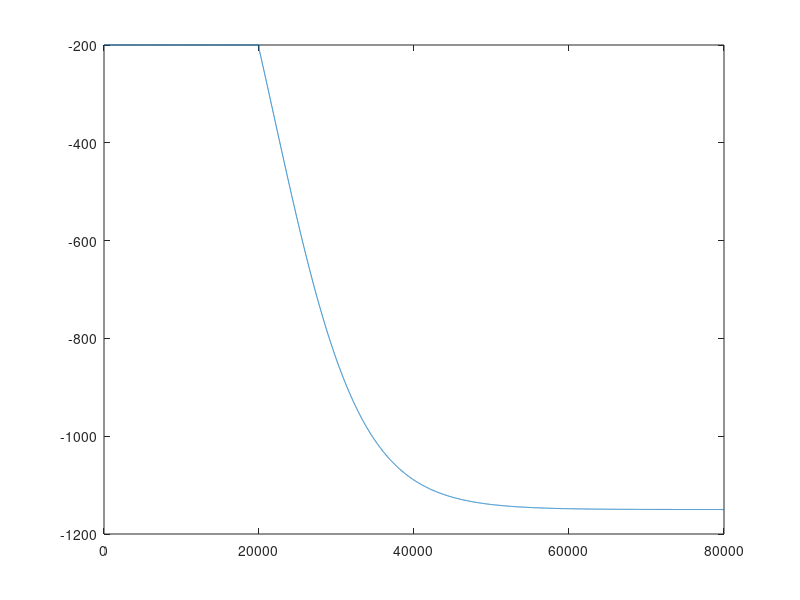

This chart was generated by the following MATLAB code:
clear all;
close all;
clc


X=0:10:80000;
Bathymetry=nan(size(X,2),1);
ABath = 800;
BBath = 0.0009;
CBath = 22000;
DBath = 350;
for i=1:size(X,2)
    if(X(i)>20000)
        Bathymetry(i)=ABath*(tanh(0.1*(-BBath*(-X(i) + CBath)))) + DBath;		
    else
        Bathymetry(i)=200;
    end
end
plot(X,-Bathymetry);